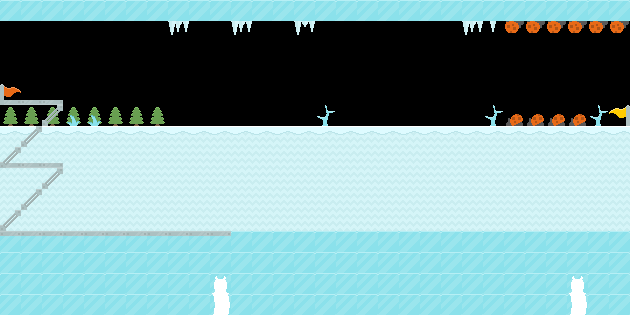

Below is a game level as drawn by its tile map, then a one-line description and the .tmx file that defines it, in full:
An orthogonal 30x15 tile map with 21x21 px tiles, 4 tile layers (Capa de patrones 4, Capa de patrones 1, deco, Capa de patrones 3), 3 tilesets.

<map version="1.2" tiledversion="1.3.5" orientation="orthogonal" renderorder="right-up" width="30" height="15" tilewidth="21" tileheight="21" infinite="0" nextlayerid="6" nextobjectid="7">
 <tileset firstgid="1" source="sprites.tsx" />
 <tileset firstgid="901" source="sprites1.0.tsx" />
 <tileset firstgid="1801" source="../bunker/sprites.tsx" />
 <layer id="5" name="Capa de patrones 4" width="30" height="15">
  <data encoding="csv">
0,0,0,0,0,0,0,0,0,0,0,0,0,0,0,0,0,0,0,0,0,0,0,0,0,0,0,0,0,0,
0,0,0,0,0,0,0,0,0,0,0,0,0,0,0,0,0,0,0,0,0,0,0,0,0,0,0,0,0,0,
0,0,0,0,0,0,0,0,0,0,0,0,0,0,0,0,0,0,0,0,0,0,0,0,0,0,0,0,0,0,
0,0,0,0,0,0,0,0,0,0,0,0,0,0,0,0,0,0,0,0,0,0,0,0,0,0,0,0,0,0,
0,0,0,0,0,0,0,0,0,0,0,0,0,0,0,0,0,0,0,0,0,0,0,0,0,0,0,0,0,0,
2444,2444,2444,2444,2444,2444,2444,2444,0,0,0,0,0,0,0,0,0,0,0,0,0,0,0,0,2278,2278,2278,2278,0,0,
0,0,0,0,0,0,0,0,0,0,0,0,0,0,0,0,0,0,0,0,0,0,0,0,0,0,0,0,0,0,
0,0,0,0,0,0,0,0,0,0,0,0,0,0,0,0,0,0,0,0,0,0,0,0,0,0,0,0,0,0,
0,0,0,0,0,0,0,0,0,0,0,0,0,0,0,0,0,0,0,0,0,0,0,0,0,0,0,0,0,0,
0,0,0,0,0,0,0,0,0,0,0,0,0,0,0,0,0,0,0,0,0,0,0,0,0,0,0,0,0,0,
0,0,0,0,0,0,0,0,0,0,0,0,0,0,0,0,0,0,0,0,0,0,0,0,0,0,0,0,0,0,
0,0,0,0,0,0,0,0,0,0,0,0,0,0,0,0,0,0,0,0,0,0,0,0,0,0,0,0,0,0,
0,0,0,0,0,0,0,0,0,0,0,0,0,0,0,0,0,0,0,0,0,0,0,0,0,0,0,0,0,0,
0,0,0,0,0,0,0,0,0,0,0,0,0,0,0,0,0,0,0,0,0,0,0,0,0,0,0,0,0,0,
0,0,0,0,0,0,0,0,0,0,0,0,0,0,0,0,0,0,0,0,0,0,0,0,0,0,0,0,0,0
</data>
 </layer>
 <layer id="1" name="Capa de patrones 1" width="30" height="15">
  <data encoding="csv">
1391,1391,1391,1391,1391,1391,1391,1391,1391,1391,1391,1391,1391,1391,1391,1391,1391,1391,1391,1391,1391,1391,1391,1391,1391,1391,1391,1391,1391,1391,
0,0,0,0,0,0,0,0,1504,0,0,1504,0,0,3221226947,0,0,0,0,0,0,0,1504,1504,0,0,0,0,0,0,
0,0,0,0,0,0,0,0,0,0,0,0,0,0,0,0,0,0,0,0,0,0,0,0,0,0,0,0,0,0,
0,0,0,0,0,0,0,0,0,0,0,0,0,0,0,0,0,0,0,0,0,0,0,0,0,0,0,0,0,0,
3221228073,3221228073,3221228073,0,0,0,0,0,0,0,0,0,0,0,0,0,0,0,0,0,0,0,0,0,0,0,0,0,0,0,
0,0,0,2401,2401,0,0,0,0,0,0,0,0,0,0,2403,0,0,0,0,0,0,0,2403,0,0,0,0,2403,0,
2284,2284,2284,2284,2284,2284,2284,2284,2284,2284,2284,2284,2284,2284,2284,2284,2284,2284,2284,2284,2284,2284,2284,2284,2284,2284,2284,2284,2284,2284,
2313,2313,2313,2313,2313,2313,2313,2313,2313,2313,2313,2313,2313,2313,2313,2313,2313,2313,2313,2313,2313,2313,2313,2313,2313,2313,2313,2313,2313,2313,
2313,2313,2313,2313,2313,2313,2313,2313,2313,2313,2313,2313,2313,2313,2313,2313,2313,2313,2313,2313,2313,2313,2313,2313,2313,2313,2313,2313,2313,2313,
2313,2313,2313,2313,2313,2313,2313,2313,2313,2313,2313,2313,2313,2313,2313,2313,2313,2313,2313,2313,2313,2313,2313,2313,2313,2313,2313,2313,2313,2313,
2313,2313,2313,2313,2313,2313,2313,2313,2313,2313,2313,2313,2313,2313,2313,2313,2313,2313,2313,2313,2313,2313,2313,2313,2313,2313,2313,2313,2313,2313,
1391,1391,1391,1391,1391,1391,1391,1391,1391,1391,1391,1391,1391,1391,1391,1391,1391,1391,1391,1391,1391,1391,1391,1391,1391,1391,1391,1391,1391,1391,
1391,1391,1391,1391,1391,1391,1391,1391,1391,1391,1391,1391,1391,1391,1391,1391,1391,1391,1391,1391,1391,1391,1391,1391,1391,1391,1391,1391,1391,1391,
1391,1391,1391,1391,1391,1391,1391,1391,1391,1391,1391,1391,1391,1391,1391,1391,1391,1391,1391,1391,1391,1391,1391,1391,1391,1391,1391,1391,1391,1391,
1391,1391,1391,1391,1391,1391,1391,1391,1391,1391,1391,1391,1391,1391,1391,1391,1391,1391,1391,1391,1391,1391,1391,1391,1391,1391,1391,1391,1391,1391
</data>
 </layer>
 <layer id="2" name="deco" width="30" height="15">
  <data encoding="csv">
0,0,0,0,0,0,0,0,0,0,0,0,0,0,0,0,0,0,0,0,0,0,0,0,0,0,0,0,0,0,
0,0,0,0,0,0,0,0,3221226947,0,0,3221226947,0,0,0,0,0,0,0,0,0,0,3221226947,0,3221227749,3221227749,3221227749,3221227749,3221227749,3221227749,
0,0,0,0,0,0,0,0,0,0,0,0,0,0,0,0,0,0,0,0,0,0,0,0,0,0,0,0,0,0,
0,0,0,0,0,0,0,0,0,0,0,0,0,0,0,0,0,0,0,0,0,0,0,0,0,0,0,0,0,0,
2113,0,0,0,0,0,0,0,0,0,0,0,0,0,0,0,0,0,0,0,0,0,0,0,0,0,0,0,0,0,
0,0,2599,0,0,0,0,0,0,0,0,0,0,0,0,0,0,0,0,0,0,0,0,0,0,0,0,0,0,2147485759,
0,2599,0,0,0,0,0,0,0,0,0,0,0,0,0,0,0,0,0,0,0,0,0,0,0,0,0,0,0,0,
3221228073,3221228073,3221228073,0,0,0,0,0,0,0,0,0,0,0,0,0,0,0,0,0,0,0,0,0,0,0,0,0,0,0,
0,0,2599,0,0,0,0,0,0,0,0,0,0,0,0,0,0,0,0,0,0,0,0,0,0,0,0,0,0,0,
0,2599,0,0,0,0,0,0,0,0,0,0,0,0,0,0,0,0,0,0,0,0,0,0,0,0,0,0,0,0,
2599,0,0,0,0,0,0,0,0,0,0,0,0,0,0,0,0,0,0,0,0,0,0,0,0,0,0,0,0,0,
2601,2601,2601,2601,2601,2601,2601,2601,2601,2601,2601,0,0,0,0,0,0,0,0,0,0,0,0,0,0,0,0,0,0,0,
0,0,0,0,0,0,0,0,0,0,0,0,0,0,0,0,0,0,0,0,0,0,0,0,0,0,0,0,0,0,
0,0,0,0,0,0,0,0,0,0,2280,0,0,0,0,0,0,0,0,0,0,0,0,0,0,0,0,2280,0,0,
0,0,0,0,0,0,0,0,0,0,2340,0,0,0,0,0,0,0,0,0,0,0,0,0,0,0,0,2340,0,0
</data>
 </layer>
 <layer id="4" name="Capa de patrones 3" width="30" height="15">
  <data encoding="csv">
0,0,0,0,0,0,0,0,0,0,0,0,0,0,0,0,0,0,0,0,0,0,0,0,0,0,0,0,0,0,
0,0,0,0,0,0,0,0,0,0,0,0,0,0,0,0,0,0,0,0,0,0,0,0,0,0,0,0,0,0,
0,0,0,0,0,0,0,0,0,0,0,0,0,0,0,0,0,0,0,0,0,0,0,0,0,0,0,0,0,0,
0,0,0,0,0,0,0,0,0,0,0,0,0,0,0,0,0,0,0,0,0,0,0,0,0,0,0,0,0,0,
0,0,0,0,0,0,0,0,0,0,0,0,0,0,0,0,0,0,0,0,0,0,0,0,0,0,0,0,0,0,
0,0,0,0,0,0,0,0,0,0,0,0,0,0,0,0,0,0,0,0,0,0,0,0,0,0,0,0,0,0,
0,0,0,0,0,0,0,0,0,0,0,0,0,0,0,0,0,0,0,0,0,0,0,0,0,0,0,0,0,0,
2599,0,0,0,0,0,0,0,0,0,0,0,0,0,0,0,0,0,0,0,0,0,0,0,0,0,0,0,0,0,
0,0,0,0,0,0,0,0,0,0,0,0,0,0,0,0,0,0,0,0,0,0,0,0,0,0,0,0,0,0,
0,0,0,0,0,0,0,0,0,0,0,0,0,0,0,0,0,0,0,0,0,0,0,0,0,0,0,0,0,0,
0,0,0,0,0,0,0,0,0,0,0,0,0,0,0,0,0,0,0,0,0,0,0,0,0,0,0,0,0,0,
0,0,0,0,0,0,0,0,0,0,0,0,0,0,0,0,0,0,0,0,0,0,0,0,0,0,0,0,0,0,
0,0,0,0,0,0,0,0,0,0,0,0,0,0,0,0,0,0,0,0,0,0,0,0,0,0,0,0,0,0,
0,0,0,0,0,0,0,0,0,0,0,0,0,0,0,0,0,0,0,0,0,0,0,0,0,0,0,0,0,0,
0,0,0,0,0,0,0,0,0,0,0,0,0,0,0,0,0,0,0,0,0,0,0,0,0,0,0,0,0,0
</data>
 </layer>
</map>
